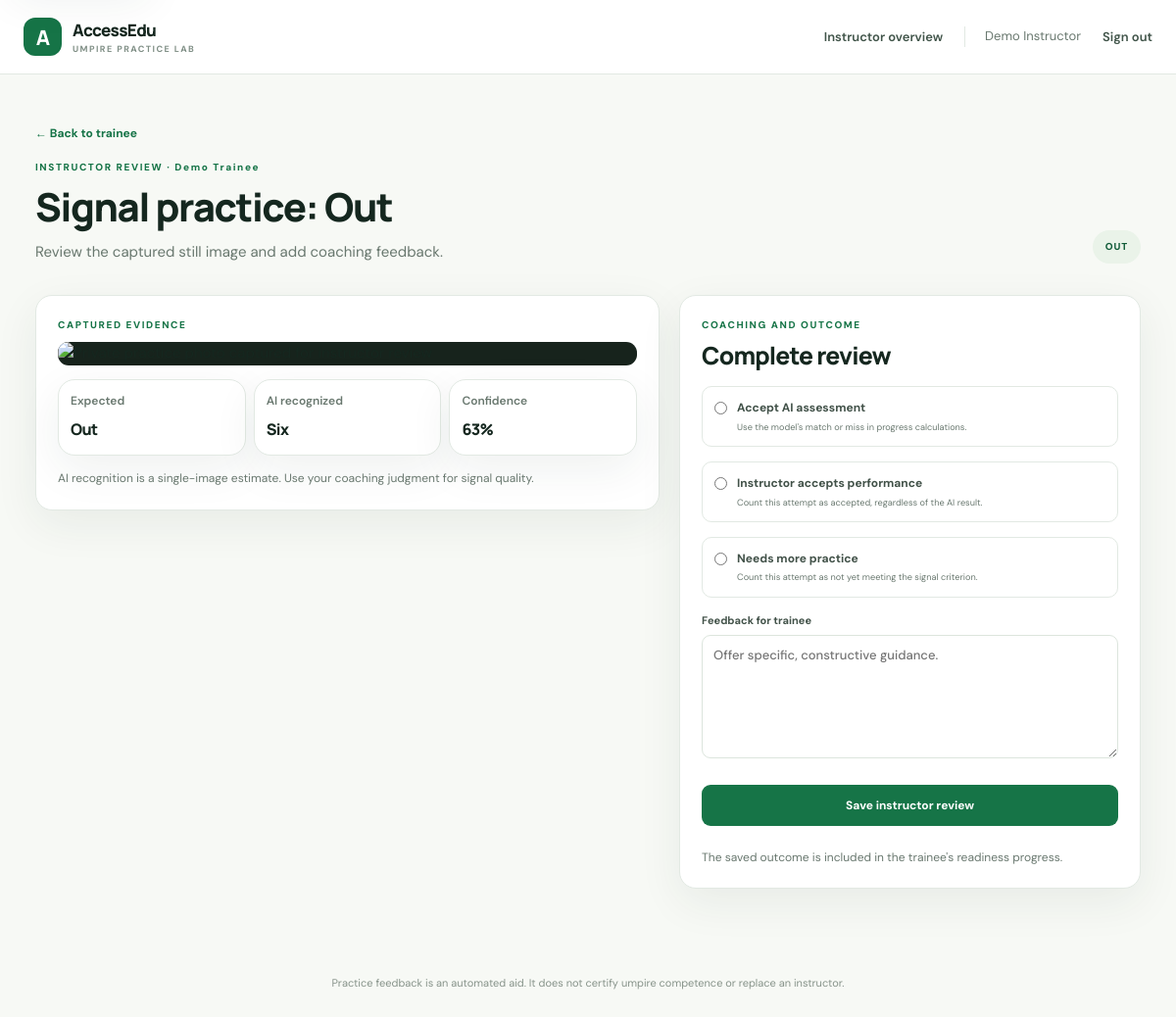
Screenshot of /instructor/attempts/37 (signed in) with the database file from the repository.
### tables this page shows
CREATE TABLE users (
            id INTEGER PRIMARY KEY AUTOINCREMENT,
            username TEXT NOT NULL UNIQUE,
            password_hash TEXT NOT NULL,
            display_name TEXT NOT NULL,
            role TEXT NOT NULL CHECK(role IN ('trainee', 'instructor'))
        );

CREATE TABLE scenarios (
            id INTEGER PRIMARY KEY AUTOINCREMENT,
            title TEXT NOT NULL,
            description TEXT NOT NULL,
            expected_signal TEXT NOT NULL,
            active INTEGER NOT NULL DEFAULT 1,
            created_by INTEGER REFERENCES users(id)
        );

CREATE TABLE attempts (
            id INTEGER PRIMARY KEY AUTOINCREMENT,
            user_id INTEGER NOT NULL REFERENCES users(id),
            scenario_id INTEGER NOT NULL REFERENCES scenarios(id),
            expected_signal TEXT NOT NULL,
            predicted_signal TEXT NOT NULL,
            confidence REAL NOT NULL,
            matched INTEGER NOT NULL,
            frame_count INTEGER NOT NULL,
            created_at TEXT NOT NULL
        , response_seconds REAL NOT NULL DEFAULT 0, instructor_override INTEGER, instructor_feedback TEXT NOT NULL DEFAULT '', reviewed_by INTEGER REFERENCES users(id), reviewed_at TEXT, evidence_path TEXT, evidence_consent_at TEXT);

### app.py (the view, shortened to what this page needs)
@app.route("/instructor/attempts/<int:attempt_id>", methods=["GET", "POST"])
@role_required("instructor")
def review_attempt(attempt_id):
    db = database()
    attempt = db.execute(
        "SELECT a.*,u.display_name,s.title FROM attempts a JOIN users u ON u.id=a.user_id "
        "JOIN scenarios s ON s.id=a.scenario_id WHERE a.id=?", (attempt_id,)
    ).fetchone()
    if attempt is None:
        abort(404)
    return render_template("review.html", attempt=attempt)

### app.py (called while the page is built)
@app.context_processor
def inject_csrf_token():
    def csrf_token():
        if "csrf_token" not in session:
            session["csrf_token"] = secrets.token_urlsafe(32)
        return session["csrf_token"]
    return {"csrf_token": csrf_token}

@app.before_request
def protect_form_posts():
    if request.method == "POST":
        submitted = request.form.get("csrf_token", "")
        expected = session.get("csrf_token", "")
        if not submitted or not expected or not hmac.compare_digest(submitted, expected):
            abort(400)

@app.after_request
def add_security_headers(response):
    response.headers.setdefault("X-Content-Type-Options", "nosniff")
    response.headers.setdefault("X-Frame-Options", "DENY")
    response.headers.setdefault("Referrer-Policy", "strict-origin-when-cross-origin")
    response.headers.setdefault("Permissions-Policy", "camera=(self), microphone=()")
    return response

def database():
    if "db" not in g:
        g.db = sqlite3.connect(app.config["DATABASE"])
        g.db.row_factory = sqlite3.Row
    return g.db

@app.teardown_appcontext
def close_database(_error=None):
    db = g.pop("db", None)
    if db is not None:
        db.close()

def login_required(view):
    @wraps(view)
    def wrapped(*args, **kwargs):
        if "user_id" not in session:
            return redirect(url_for("login", next=request.path))
        return view(*args, **kwargs)
    return wrapped

def role_required(role):
    def decorator(view):
        @wraps(view)
        @login_required
        def wrapped(*args, **kwargs):
            if session.get("role") != role:
                abort(403)
            return view(*args, **kwargs)
        return wrapped
    return decorator

### app/templates/review.html
{% extends 'base.html' %}{% block title %}Review attempt · AccessEdu{% endblock %}
{% block content %}
<a class="back-link" href="{{ url_for('instructor_trainee',trainee_id=attempt.user_id) }}">← Back to trainee</a>
<div class="page-heading"><div><div class="eyebrow">INSTRUCTOR REVIEW · {{ attempt.display_name }}</div><h1>{{ attempt.title }}</h1><p>Review the captured still image and add coaching feedback.</p></div><div class="heading-badge">{{ attempt.expected_signal|replace('_',' ')|upper }}</div></div>
<div class="review-layout"><section class="panel evidence-card"><div class="eyebrow">CAPTURED EVIDENCE</div>{% if attempt.evidence_path %}<img class="evidence-image" src="{{ url_for('attempt_evidence',attempt_id=attempt.id) }}" alt="Private practice photo captured for instructor review">{% else %}<div class="empty-state">No evidence image is available for this older attempt.</div>{% endif %}<div class="result-grid compact-results"><article class="result-card"><span>Expected</span><strong>{{ attempt.expected_signal|replace('_',' ') }}</strong></article><article class="result-card"><span>AI recognized</span><strong>{{ attempt.predicted_signal|replace('_',' ') }}</strong></article><article class="result-card"><span>Confidence</span><strong>{{ (attempt.confidence*100)|round|int }}%</strong></article></div><p class="muted">AI recognition is a single-image estimate. Use your coaching judgment for signal quality.</p></section>
<form class="panel review-form" method="post"><input type="hidden" name="csrf_token" value="{{ csrf_token() }}"><div class="eyebrow">COACHING AND OUTCOME</div><h2>Complete review</h2><label class="choice-row"><input type="radio" name="decision" value="accept_ai" required><span><strong>Accept AI assessment</strong><small>Use the model's match or miss in progress calculations.</small></span></label><label class="choice-row"><input type="radio" name="decision" value="pass"><span><strong>Instructor accepts performance</strong><small>Count this attempt as accepted, regardless of the AI result.</small></span></label><label class="choice-row"><input type="radio" name="decision" value="needs_practice"><span><strong>Needs more practice</strong><small>Count this attempt as not yet meeting the signal criterion.</small></span></label><label>Feedback for trainee<textarea name="feedback" maxlength="1000" rows="6" required placeholder="Offer specific, constructive guidance."></textarea></label><button class="button primary full">Save instructor review</button><p class="muted">The saved outcome is included in the trainee's readiness progress.</p></form></div>
{% endblock %}

### app/static/style.css (style rules this page uses)
:root { --ink:#15271f;--muted:#69786f;--line:#e2e9e3;--paper:#f7f9f5;--green:#167447;--green-dark:#105b38;--lime:#d9f36d;--white:#fff;--red:#a53d37;--shadow:0 14px 45px rgba(24,54,38,.07) }
* { box-sizing:border-box }
body { margin:0;background:var(--paper);color:var(--ink);font-family:'DM Sans',sans-serif;font-size:15px;line-height:1.55 }
h1,h2,h3 { font-family:Manrope,sans-serif;letter-spacing:-.035em;line-height:1.16;margin:0 }
h1 { font-size:clamp(2.1rem,4.5vw,3.35rem);font-weight:800 }
h2 { font-size:1.55rem;font-weight:750 }
p { color:var(--muted);margin:.7rem 0 0 }
.eyebrow { color:var(--green);font-size:10px;font-weight:800;letter-spacing:.16em;margin-bottom:10px }
.page-heading { display:flex;justify-content:space-between;align-items:flex-end;gap:20px;margin:10px 0 32px }
.page-heading h1 { font-size:2.5rem }
.page-heading p { font-size:15px }
.heading-badge { background:#eaf3e9;color:var(--green-dark);padding:9px 13px;border-radius:24px;font-size:10px;font-weight:800;letter-spacing:.08em;white-space:nowrap }
.stat-card,.panel,.result-card { background:#fff;border:1px solid var(--line);border-radius:17px;box-shadow:var(--shadow) }
.stat-label,.result-card>span { display:block;color:var(--muted);font-size:12px;font-weight:600 }
.muted { color:var(--muted);font-size:12px }
.text-link,.back-link { color:var(--green);font-size:12px;font-weight:700;text-decoration:none }
.panel label,.create-form label { display:grid;gap:7px;color:#425249;font-size:11px;font-weight:700;margin:15px 0 }
.panel input,.panel textarea,.panel select { width:100%;border:1px solid #dce5dd;border-radius:9px;background:#fff;padding:12px 13px;font:500 13px 'DM Sans';color:var(--ink);outline:0 }
.button { display:inline-flex;align-items:center;justify-content:center;gap:15px;padding:12px 17px;border-radius:9px;text-decoration:none;border:1px solid transparent;cursor:pointer;font:700 12px 'DM Sans';transition:.15s }
.button.primary { background:var(--green);color:#fff }
.button.full { width:100% }
.back-link { display:inline-block;margin-bottom:7px }
.result-grid { display:grid;grid-template-columns:repeat(3,1fr);gap:14px }
.result-card { padding:19px }
.result-card strong { display:block;margin:9px 0 3px;font:800 22px Manrope;letter-spacing:-.04em }
button,input,textarea,select { font:inherit }
button { color:inherit }
.criteria-form,.approval-form,.review-form,.evidence-card { padding:22px }
.criteria-row label,.review-form label,.approval-form label { display:grid;gap:6px;color:#425249;font-size:11px;font-weight:700 }
.review-layout { display:grid;grid-template-columns:1.15fr .85fr;align-items:start;gap:20px }
.evidence-image { display:block;width:100%;max-height:520px;object-fit:contain;background:#17231c;border-radius:11px }
.compact-results { margin:14px 0;gap:8px }
.compact-results .result-card { padding:12px }
.compact-results .result-card strong { font-size:16px }
.review-form h2 { margin-bottom:16px }
.choice-row { display:flex!important;grid-template-columns:auto 1fr!important;align-items:flex-start;gap:10px!important;padding:12px;border:1px solid var(--line);border-radius:10px;cursor:pointer }
.choice-row input { width:auto!important;margin:3px 0 0!important }
.choice-row span { display:grid;gap:3px }
.choice-row strong { font-size:12px }
.choice-row small { font-weight:400;color:var(--muted) }
.review-form textarea,.approval-form textarea { width:100%;border:1px solid #dce5dd;border-radius:9px;padding:11px;font:500 13px 'DM Sans';color:var(--ink) }
.review-form .button { margin:12px 0 }

### rows the page displays
users: display_name "Demo Trainee"
scenarios: title "Signal practice: Out"
attempts: expected_signal "OUT", expected_signal "Out", predicted_signal "Six", (attempt.confidence*100)|round|int "63"

### other values shown
{{ session.get('display_name') }} "Demo Instructor"
